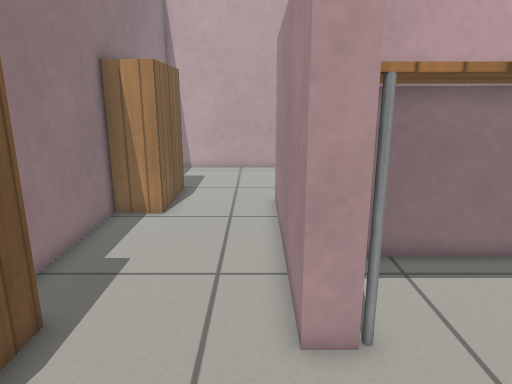
[1] (above)

18 first-person views from a walk through a Gazebo world. The camera is 0.9 m above the floor, tilts 14° down and sees 70° across. The floor is counted in squares, 0.2 m on a side. Each view is taken from the middle of a square. On the plan, view 1 faces up. The plan holds only what a view shows up to about 20 squares ahead; the rest is blank. Simple patterns stand in for the simulator's built-in surfaces.

[2]
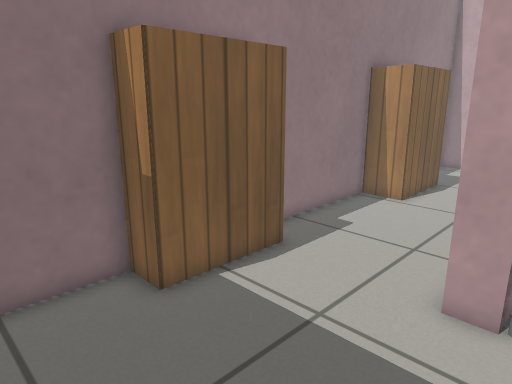

[3]
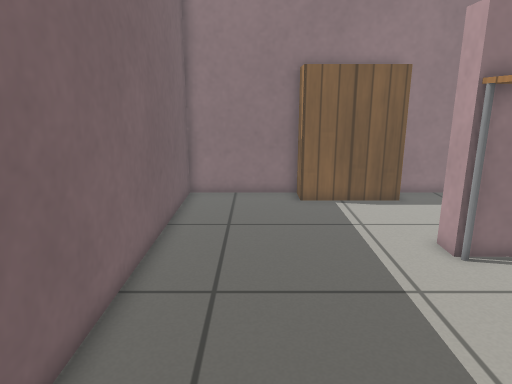

[4]
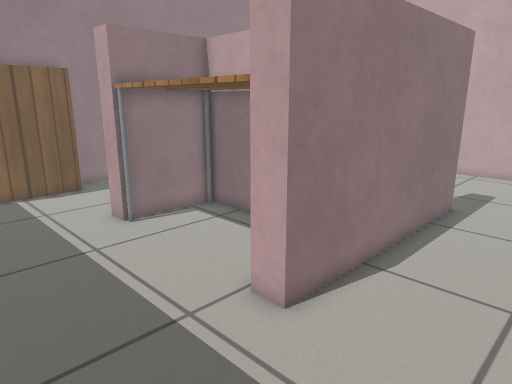

[5]
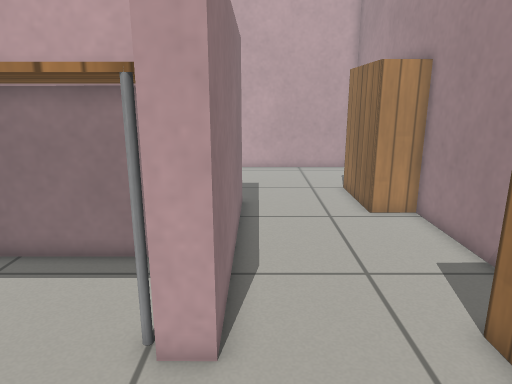

[6]
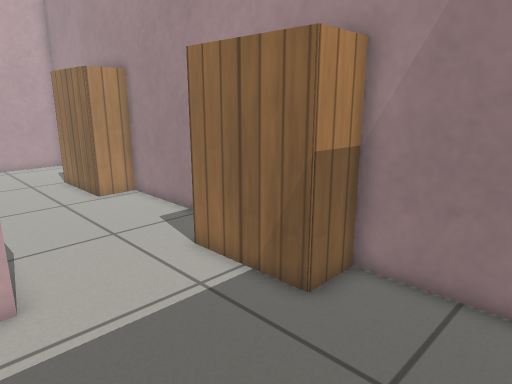

[7]
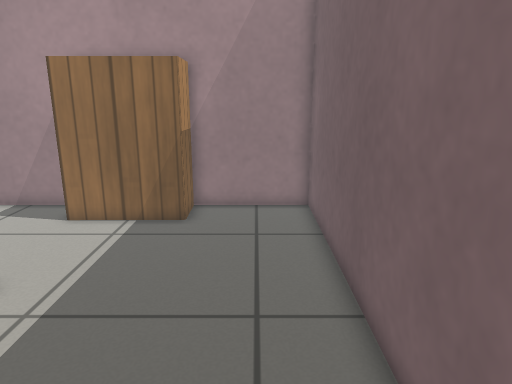

[8]
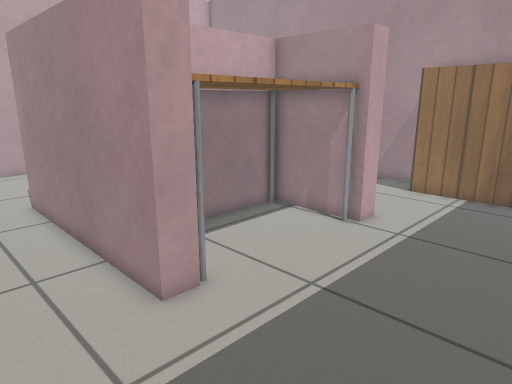

[9]
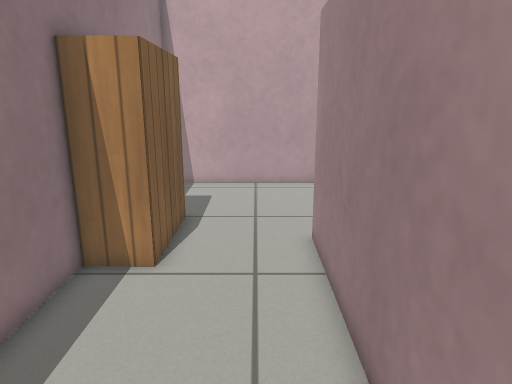

[10]
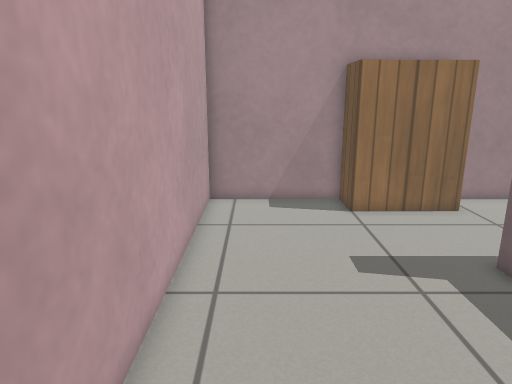

[11]
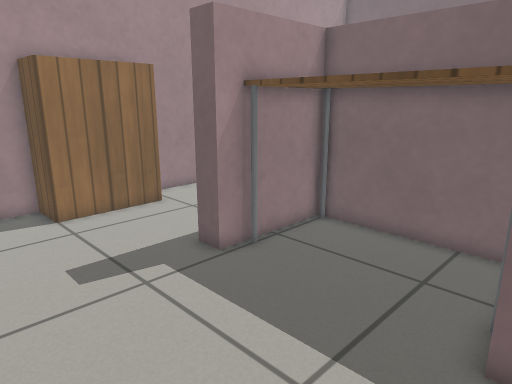

[12]
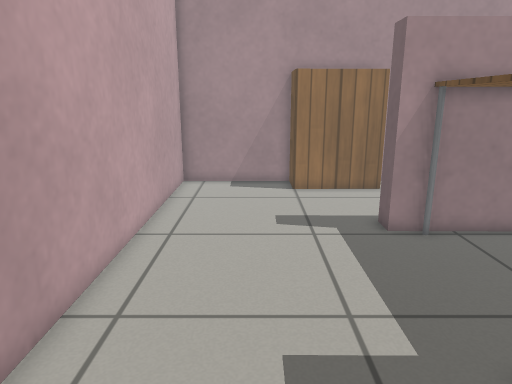

[13]
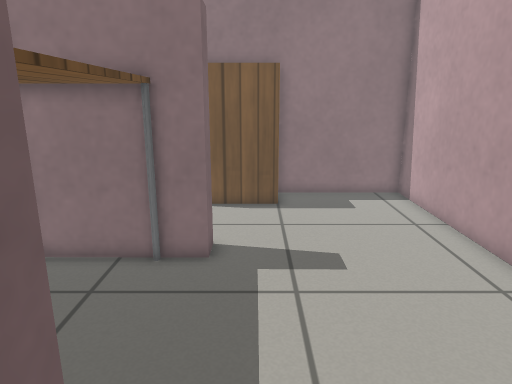

[14]
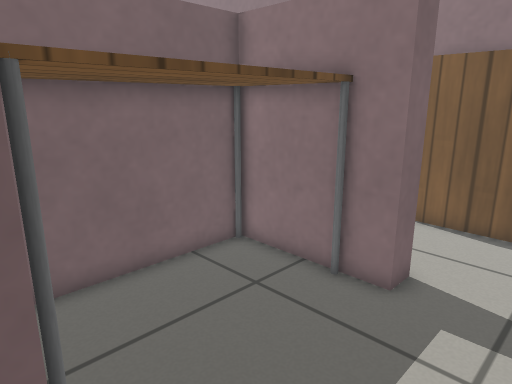

[15]
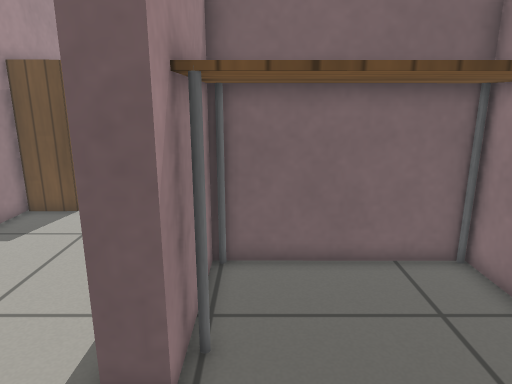

[16]
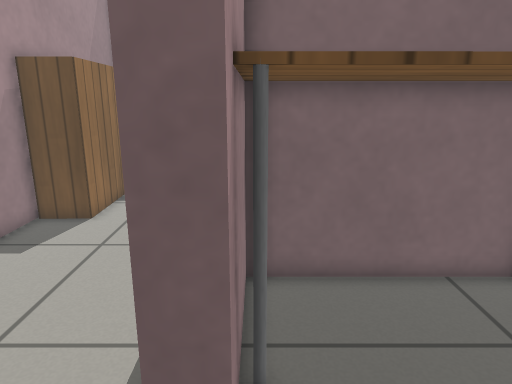

[17]
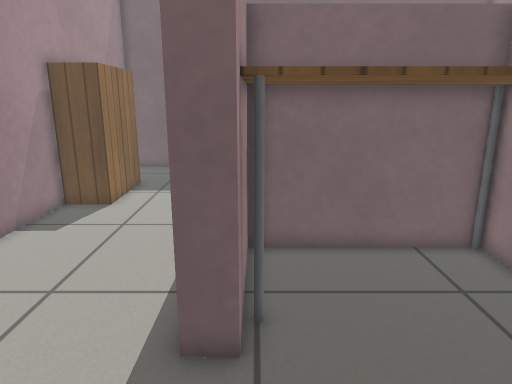

[18]
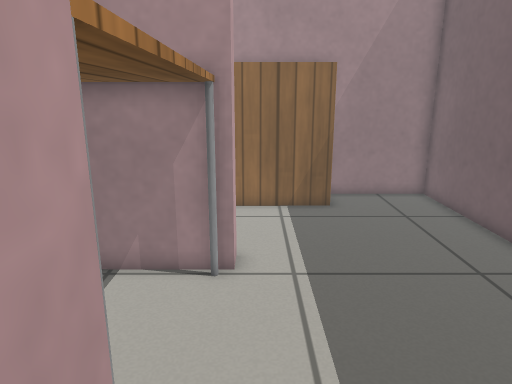

### Floor plan
Ten units are one square. View 1 is at (0, 0); x grows to the right and y downward. Boxes are objects, and circles mark ways between rooms. Rooms are numbered by the first view taken in them; rooms with no view inside come last. Other rooms are left out.
<svg viewBox="-70 -257 251 295">
<path fill="none" stroke="#000" d="M8 -59 9 -166M-59 -25 -59 33 6 33M6 -252 -59 -252 -59 -64M19 -59 8 -59M6 33 86 33M93 -163 104 -163 103 -56 92 -56M86 33 176 33 176 -252 86 -252M9 -166 20 -166 20 -145M93 -154 93 -163M19 -117 19 -112 93 -112 93 -117M86 -252 6 -252M26 -101 19 -101 19 -93M19 -65 19 -59M92 -93 93 -101 84 -101M92 -56 92 -66"/>
<rect x="-65" y="-65" width="20" height="50" fill="#bbb"><title>bookshelf</title></rect>
<rect x="-55" y="-195" width="20" height="50" fill="#bbb"><title>bookshelf</title></rect>
<rect x="155" y="-65" width="20" height="50" fill="#bbb"><title>bookshelf</title></rect>
<rect x="155" y="-195" width="20" height="50" fill="#bbb"><title>bookshelf</title></rect>
<rect x="15" y="-155" width="80" height="40" fill="#bbb"><title>table</title></rect>
<rect x="15" y="-105" width="80" height="50" fill="#bbb"><title>table</title></rect>
<circle cx="15" cy="-10" r="3" fill="#2a7"/>
<circle cx="15" cy="-205" r="3" fill="#2a7"/>
<circle cx="95" cy="-10" r="3" fill="#2a7"/>
<circle cx="95" cy="-205" r="3" fill="#2a7"/>
<text x="-30" y="-100">1</text>
<text x="40" y="-10">2</text>
<text x="130" y="-100">3</text>
<text x="50" y="-180">4</text>
<text x="50" y="-80">5</text>
</svg>
Room 1 opens to room 2. Room 1 opens to room 4. Room 2 opens to room 3. Room 3 opens to room 4.

Where each view was taken, in squares from view 1:
view 1: 0 up, 0 right, facing up
view 2: 2 down, 3 right, facing up-left
view 3: 0 up, 12 right, facing left
view 4: 0 up, 15 right, facing up-left
view 5: 0 up, 11 right, facing up
view 6: 3 down, 9 right, facing up-right
view 7: 1 down, 2 right, facing right
view 8: 1 down, 3 left, facing up-right
view 9: 5 up, 1 left, facing up
view 10: 23 up, 1 right, facing right
view 11: 23 up, 1 right, facing down-right
view 12: 21 up, 3 left, facing right
view 13: 18 up, 12 right, facing left
view 14: 20 up, 10 right, facing down-left
view 15: 21 up, 8 right, facing down
view 16: 20 up, 9 right, facing down
view 17: 22 up, 9 right, facing down
view 18: 5 up, 0 right, facing right
